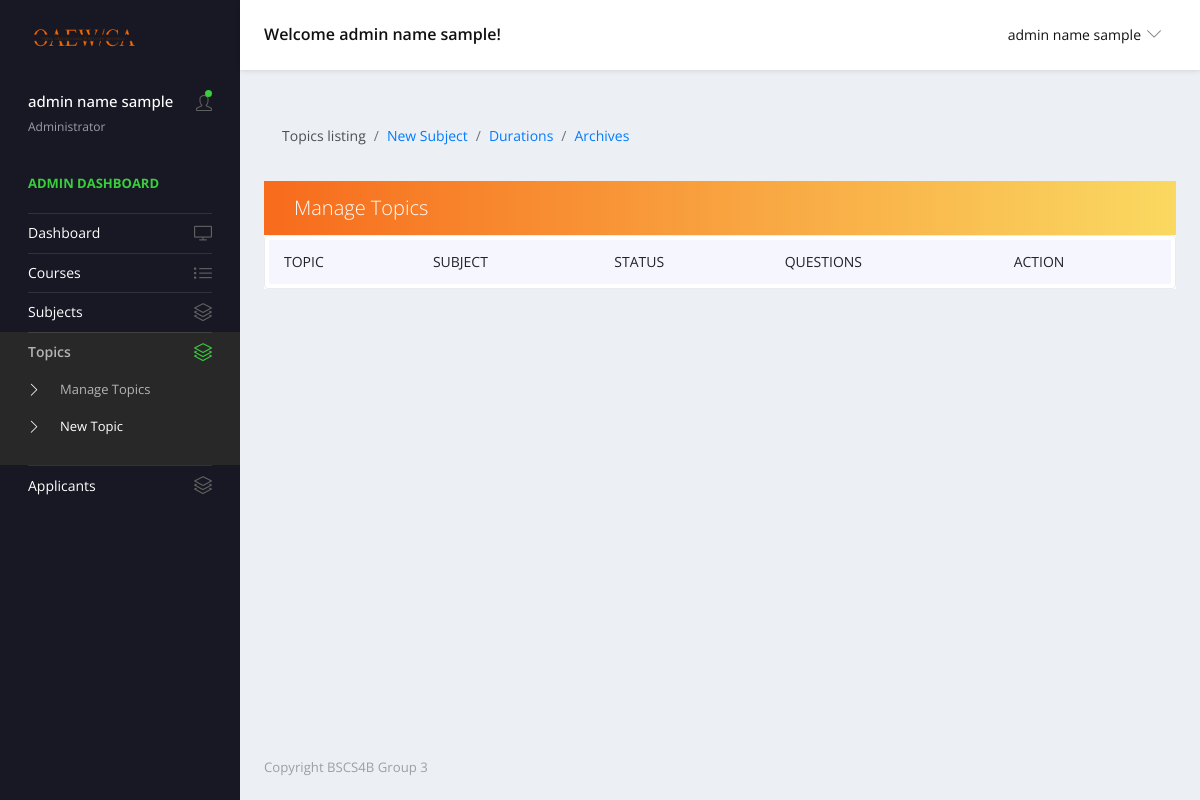
/views/manage-topics.php (signed in), run on an earlier commit of the app's database.
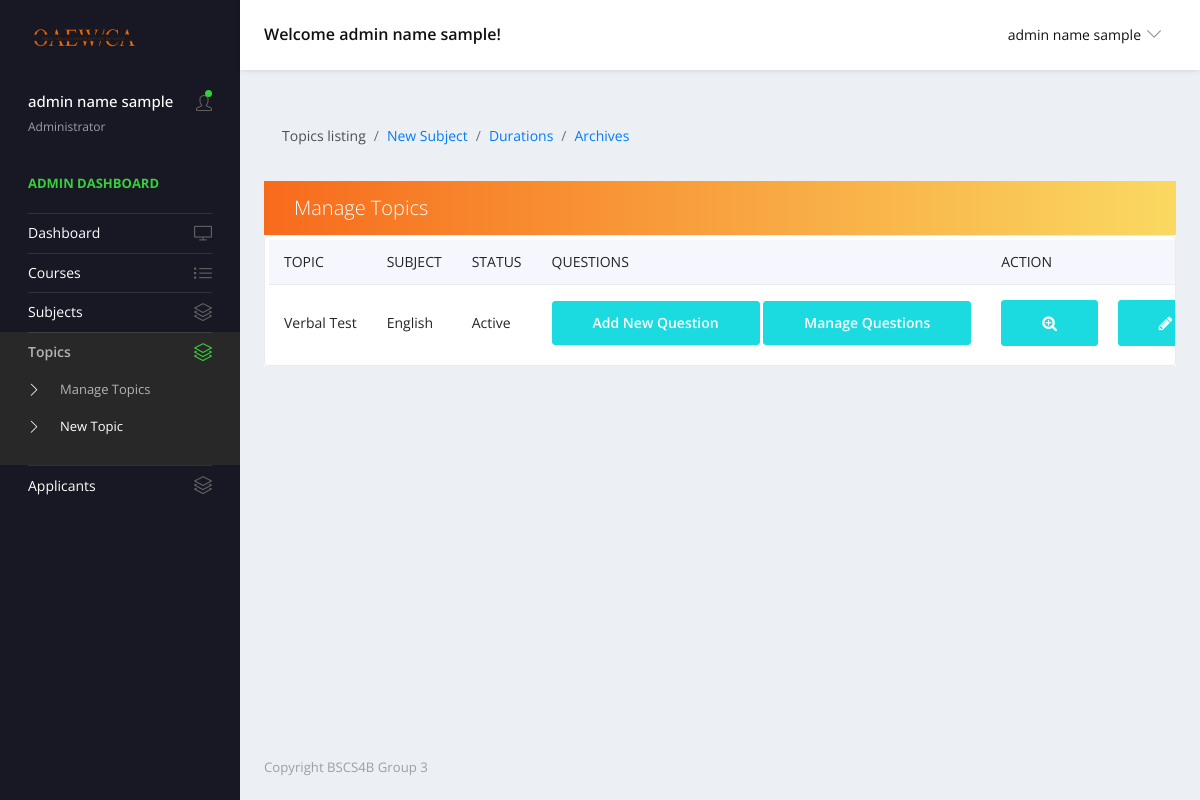
And on a later commit of the database.
### tables this page shows
CREATE TABLE `tbl_exam_topics` (
  `topic_id` int(11) NOT NULL,
  `topic_name` varchar(255) NOT NULL,
  `topic_desc` varchar(255) NOT NULL,
  `topic_duration` int(11) NOT NULL,
  `topic_stat` int(11) NOT NULL,
  `topic_stamp` timestamp NOT NULL DEFAULT current_timestamp(),
  `topic_subj` int(11) NOT NULL
);

CREATE TABLE `tbl_exam_subjects` (
  `subj_id` int(11) NOT NULL,
  `subj_name` varchar(255) NOT NULL,
  `subj_desc` varchar(255) NOT NULL,
  `subj_status` int(11) NOT NULL,
  `subj_timestamp` timestamp NOT NULL DEFAULT current_timestamp()
);

### forms/adminQueries.php (called while the page is built, shortened)
<?php
function getTopics() {
    $url = 'localhost';
    $username = 'root';
    $password = '';
    $conn = new mysqli($url, $username, $password, 'project');
    $sql = mysqli_query($conn,
    "SELECT *
    FROM tbl_exam_topics
    ");
    return mysqli_fetch_all($sql, MYSQLI_ASSOC);
}
?>

### views/manage-topics.php (the view, shortened to what the changed rows need)
<?php
    include '../forms/adminQueries.php';
?>
<!DOCTYPE html>
<html lang="en">
  <head>
    <link rel="stylesheet" href="../vendors/simple-line-icons/css/simple-line-icons.css">
    <link rel="stylesheet" href="../vendors/flag-icon-css/css/flag-icon.min.css">
    <link rel="stylesheet" href="../vendors/css/vendor.bundle.base.css">
    <link rel="stylesheet" href="../vendors/daterangepicker/daterangepicker.css">
    <link rel="stylesheet" href="../vendors/chartist/chartist.min.css">
    <link rel="stylesheet" href="../assets/css/style-admin.css">
    <link rel="stylesheet" href="https://cdnjs.cloudflare.com/ajax/libs/font-awesome/4.7.0/css/font-awesome.min.css">
  </head>
  <body>
    <div class="container-scroller">
      <div class="container-fluid page-body-wrapper">
        <div class="main-panel">
        <div class="content-wrapper">
          <div class="row quick-action-toolbar">
            <div class="col-md-12 grid-margin">
              <div class="card">
                  <div class="table-responsive border rounded p-1">
                    <table class="table table-hover text-nowrap datatable">
                      <thead>
                        <tr>
                          <th scope="col">TOPIC</th>
                          <th scope="col">SUBJECT</th>
                          <th scope="col">STATUS</th>
                          <th scope="col">QUESTIONS</th>
                          <th scope="col">ACTION</th>
                        </tr>
                      </thead>
                      <tbody>
                        <?php
                        $rows = getTopics();
                        $i = 0;
                        while ($i < count($rows)) {
                          $row = $rows[$i];
                          $id = $row['topic_id'];
                          $name = $row['topic_name'];
                          $state = $row['topic_stat'];
                          $desc = $row['topic_desc'];
                          $duration = $row['topic_duration'];
                          $subj = $row['topic_subj'];
                          $stamp = $row['topic_stamp'];
                          if ($state == 1){ $status = "Active";}
                          else if ($state == 0) { $status = "Inactive";}
                          $url = 'localhost';
                          $username = 'root';
                          $password = '';
                          $conn = new mysqli($url, $username, $password, 'project');
                        $sql = "select * from tbl_exam_subjects where subj_id = '".$subj."'";
                        $result = $conn->query($sql);
                        $row = $result->fetch_assoc();
                          $subject = $row['subj_name'];
                          echo "<tr>
                                    <td>" . $name . "</td>
                                    <td>" . $subject . "</td>
                                    <td>" . $status . "</td>
                                    <td>" .
                            "<div class='d-flex '>
                                <form method='POST'>
                                <button type='button' id='addbutton' class = 'btn btn-primary editbtn' data-bs-toggle='modal' data-bs-target='#addModal' data-editid='$id' data-editName='$name' onClick='addQuestion(this)'>
                                Add New Question
                               </button>
                                <input type='submit' class = 'btn btn-primary editbtn' name='editQuestions' value='Manage Questions' />
                                </form>" .
                            "</div>" .
                            "</td>" .
                            "<td>" .
                            "<div class='d-flex '>
                                <form method='POST'>
                                <button type='button' id='expandbutton' class = 'btn btn-primary editbtn' data-bs-toggle='modal' data-bs-target='#expandmodal' data-exname='$name' data-exStatus='$state' data-exSubj='$subject' data-dura='$duration' data-exDesc='$desc' data-exTime='$stamp' onClick='expand(this)'>
                                <i class='fa fa-search-plus'></i>
                               </button>
                                <button type='button' id='editButton' class = 'btn btn-primary mx-3 editbtn' data-bs-toggle='modal' data-bs-target='#editmodal' data-editid='$id' data-editName='$name' data-dura='$duration data-status='$state' data-description='$desc' onClick='editSubject(this)'>
                                <i class='fa fa-pencil'></i>
                                </button>
                            <button type='button' class='btn btn-danger delbtn' data-bs-toggle='modal' data-bs-target='#delmodal' data-courseid='$id' data-question='$name' onClick='archiveCourse(this)'><i class='fa fa-trash-o'></i></button> </form>" .
                            "</div>" .
                            "</td>" .
                            "</td>
                                  </tr>";
                          $i++;
                        }
                        ?>
                      </tbody>
                    </table>
                      </div>
                  </div>
              </div>
          </div>
        </div>
      </div>
    </div>
    </div>
    <link href="../assets/vendor/simple-datatables/style.css" rel="stylesheet">
  </body>
</html>

What changed in the data, as far as the page shows it:
added tbl_exam_topics: topic_name "Verbal Test", tbl_exam_subjects.subj_name "English", topic_stat "Active"
